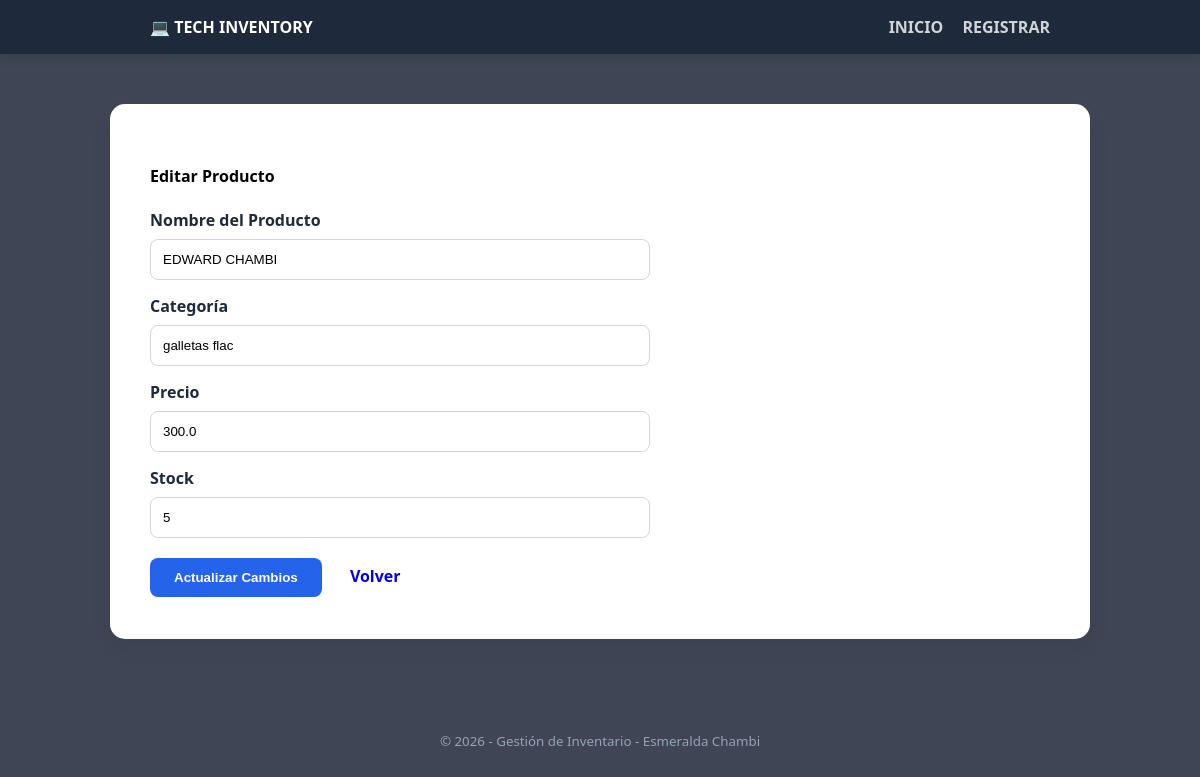
The page /editar/1 on the database its author committed.
### tables this page shows
CREATE TABLE productos (
            id INTEGER PRIMARY KEY AUTOINCREMENT,
            nombre TEXT NOT NULL,
            categoria TEXT NOT NULL,
            precio REAL NOT NULL,
            stock INTEGER NOT NULL
        );

### app.py (the view, shortened to what this page needs)
@app.route('/editar/<int:id>', methods=['GET', 'POST'])
def editar(id):
    db = conexion_db()
    producto = db.execute('SELECT * FROM productos WHERE id = ?', (id,)).fetchone()
    db.close()
    return render_template('editar.html', producto=producto)

### app.py (called while the page is built)
def conexion_db():
    conn = sqlite3.connect('inventario.db')
    conn.row_factory = sqlite3.Row # Esto permite acceder a las columnas por nombre
    return conn

### templates/editar.html
{% extends 'base.html' %}
{% block content %}
<div class="card shadow-sm mx-auto" style="max-width: 500px;">
    <div class="card-header bg-warning text-dark">
        <h4 class="mb-0">Editar Producto</h4>
    </div>
    <div class="card-body">
        <form method="POST">
            <div class="mb-3">
                <label class="form-label">Nombre del Producto</label>
                <input type="text" name="nombre" class="form-control" value="{{ producto.nombre }}" required>
            </div>
            <div class="mb-3">
                <label class="form-label">Categoría</label>
                <input type="text" name="categoria" class="form-control" value="{{ producto.categoria }}" required>
            </div>
            <div class="row">
                <div class="col-6 mb-3">
                    <label class="form-label">Precio</label>
                    <input type="number" step="0.01" name="precio" class="form-control" value="{{ producto.precio }}" required>
                </div>
                <div class="col-6 mb-3">
                    <label class="form-label">Stock</label>
                    <input type="number" name="stock" class="form-control" value="{{ producto.stock }}" required>
                </div>
            </div>
            <div class="d-grid gap-2">
                <button type="submit" class="btn btn-primary">Actualizar Cambios</button>
                <a href="/" class="btn btn-secondary">Volver</a>
            </div>
        </form>
    </div>
</div>
{% endblock %}

### rows shown on the page
productos: nombre "EDWARD CHAMBI", categoria "galletas flac", precio "300.0", stock "5"
